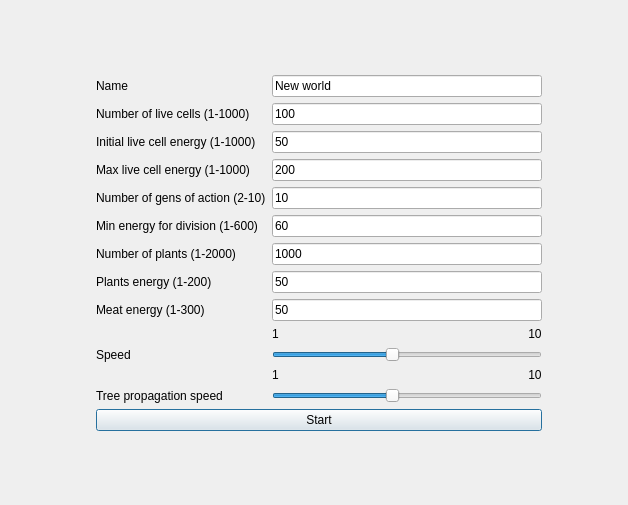
<?xml version="1.0" encoding="UTF-8"?>
<ui version="4.0">
 <class>WorldParameters</class>
 <widget class="QDialog" name="WorldParameters">
  <property name="geometry">
   <rect>
    <x>0</x>
    <y>0</y>
    <width>628</width>
    <height>505</height>
   </rect>
  </property>
  <property name="windowTitle">
   <string>Parameters</string>
  </property>
  <widget class="QWidget" name="layoutWidget">
   <property name="geometry">
    <rect>
     <x>10</x>
     <y>10</y>
     <width>618</width>
     <height>486</height>
    </rect>
   </property>
   <layout class="QVBoxLayout" name="verticalLayout_2">
    <item>
     <spacer name="verticalSpacer">
      <property name="orientation">
       <enum>Qt::Vertical</enum>
      </property>
      <property name="sizeHint" stdset="0">
       <size>
        <width>20</width>
        <height>40</height>
       </size>
      </property>
     </spacer>
    </item>
    <item>
     <layout class="QHBoxLayout" name="horizontalLayout">
      <item>
       <spacer name="horizontalSpacer">
        <property name="orientation">
         <enum>Qt::Horizontal</enum>
        </property>
        <property name="sizeHint" stdset="0">
         <size>
          <width>40</width>
          <height>20</height>
         </size>
        </property>
       </spacer>
      </item>
      <item>
       <layout class="QVBoxLayout" name="verticalLayout">
        <item>
         <layout class="QGridLayout" name="gridLayout">
          <item row="7" column="2">
           <widget class="QLineEdit" name="Number_of_plants">
            <property name="text">
             <string>1000</string>
            </property>
           </widget>
          </item>
          <item row="0" column="0">
           <widget class="QLabel" name="label_14">
            <property name="text">
             <string>Name</string>
            </property>
           </widget>
          </item>
          <item row="11" column="0">
           <widget class="QLabel" name="label_3">
            <property name="text">
             <string>Speed</string>
            </property>
           </widget>
          </item>
          <item row="7" column="0">
           <widget class="QLabel" name="label_6">
            <property name="text">
             <string>Number of plants (1-2000)</string>
            </property>
           </widget>
          </item>
          <item row="5" column="0">
           <widget class="QLabel" name="label_4">
            <property name="text">
             <string>Number of gens of action (2-10)</string>
            </property>
           </widget>
          </item>
          <item row="2" column="0">
           <widget class="QLabel" name="label_2">
            <property name="text">
             <string>Initial live cell energy (1-1000)</string>
            </property>
           </widget>
          </item>
          <item row="8" column="0">
           <widget class="QLabel" name="label_7">
            <property name="text">
             <string>Plants energy (1-200)</string>
            </property>
           </widget>
          </item>
          <item row="0" column="2">
           <widget class="QLineEdit" name="Name">
            <property name="text">
             <string>New world</string>
            </property>
           </widget>
          </item>
          <item row="9" column="2">
           <widget class="QLineEdit" name="Meat_energy">
            <property name="text">
             <string>50</string>
            </property>
           </widget>
          </item>
          <item row="9" column="0">
           <widget class="QLabel" name="label_8">
            <property name="text">
             <string>Meat energy (1-300)</string>
            </property>
           </widget>
          </item>
          <item row="13" column="2">
           <widget class="QSlider" name="Tree_propagation_speed">
            <property name="mouseTracking">
             <bool>true</bool>
            </property>
            <property name="tabletTracking">
             <bool>false</bool>
            </property>
            <property name="minimum">
             <number>1</number>
            </property>
            <property name="maximum">
             <number>10</number>
            </property>
            <property name="pageStep">
             <number>1</number>
            </property>
            <property name="value">
             <number>5</number>
            </property>
            <property name="orientation">
             <enum>Qt::Horizontal</enum>
            </property>
           </widget>
          </item>
          <item row="13" column="0">
           <widget class="QLabel" name="label_10">
            <property name="text">
             <string>Tree propagation speed</string>
            </property>
           </widget>
          </item>
          <item row="6" column="0">
           <widget class="QLabel" name="label_5">
            <property name="text">
             <string>Min energy for division (1-600)</string>
            </property>
           </widget>
          </item>
          <item row="5" column="2">
           <widget class="QLineEdit" name="Number_of_gens_of_action">
            <property name="text">
             <string>10</string>
            </property>
           </widget>
          </item>
          <item row="1" column="2">
           <widget class="QLineEdit" name="Number_of_live_cells">
            <property name="text">
             <string>100</string>
            </property>
           </widget>
          </item>
          <item row="10" column="2">
           <widget class="QLabel" name="label_13">
            <property name="text">
             <string>1                                                                           10</string>
            </property>
           </widget>
          </item>
          <item row="2" column="2">
           <widget class="QLineEdit" name="Initial_live_cell_energy">
            <property name="text">
             <string>50</string>
            </property>
           </widget>
          </item>
          <item row="12" column="2">
           <widget class="QLabel" name="label_12">
            <property name="text">
             <string>1                                                                           10</string>
            </property>
           </widget>
          </item>
          <item row="8" column="2">
           <widget class="QLineEdit" name="Plants_energy">
            <property name="text">
             <string>50</string>
            </property>
           </widget>
          </item>
          <item row="11" column="2">
           <widget class="QSlider" name="Speed">
            <property name="minimum">
             <number>1</number>
            </property>
            <property name="maximum">
             <number>10</number>
            </property>
            <property name="pageStep">
             <number>1</number>
            </property>
            <property name="value">
             <number>5</number>
            </property>
            <property name="orientation">
             <enum>Qt::Horizontal</enum>
            </property>
           </widget>
          </item>
          <item row="1" column="0">
           <widget class="QLabel" name="label">
            <property name="text">
             <string>Number of live cells (1-1000)</string>
            </property>
           </widget>
          </item>
          <item row="6" column="2">
           <widget class="QLineEdit" name="Min_energy_for_division">
            <property name="text">
             <string>60</string>
            </property>
           </widget>
          </item>
          <item row="3" column="0">
           <widget class="QLabel" name="label_11">
            <property name="text">
             <string>Max live cell energy (1-1000)</string>
            </property>
           </widget>
          </item>
          <item row="3" column="2">
           <widget class="QLineEdit" name="Max_live_cell_energy">
            <property name="text">
             <string>200</string>
            </property>
           </widget>
          </item>
         </layout>
        </item>
        <item>
         <widget class="QPushButton" name="Start">
          <property name="text">
           <string>Start</string>
          </property>
         </widget>
        </item>
       </layout>
      </item>
      <item>
       <spacer name="horizontalSpacer_2">
        <property name="orientation">
         <enum>Qt::Horizontal</enum>
        </property>
        <property name="sizeHint" stdset="0">
         <size>
          <width>40</width>
          <height>20</height>
         </size>
        </property>
       </spacer>
      </item>
     </layout>
    </item>
    <item>
     <spacer name="verticalSpacer_2">
      <property name="orientation">
       <enum>Qt::Vertical</enum>
      </property>
      <property name="sizeHint" stdset="0">
       <size>
        <width>20</width>
        <height>40</height>
       </size>
      </property>
     </spacer>
    </item>
   </layout>
  </widget>
 </widget>
 <resources/>
 <connections/>
</ui>
